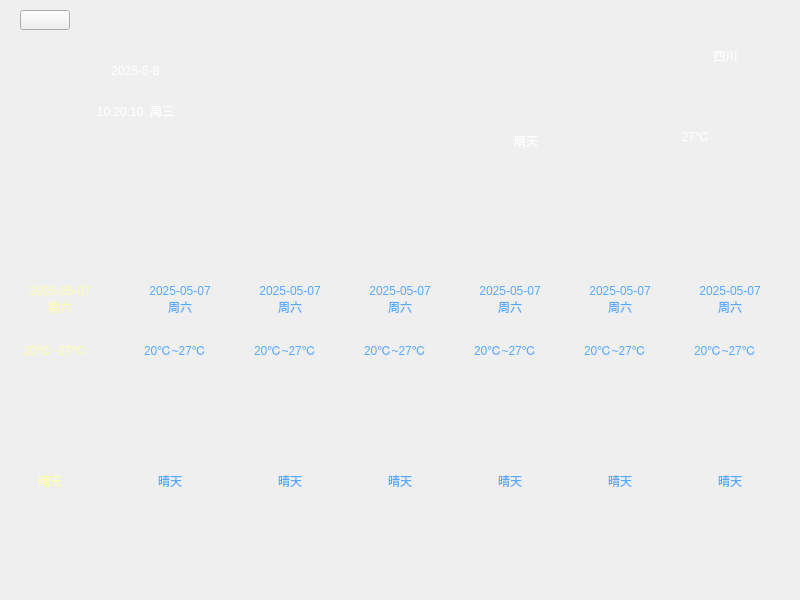
<?xml version="1.0" encoding="UTF-8"?>
<ui version="4.0">
 <class>Weather</class>
 <widget class="QWidget" name="Weather">
  <property name="geometry">
   <rect>
    <x>0</x>
    <y>0</y>
    <width>800</width>
    <height>600</height>
   </rect>
  </property>
  <property name="windowTitle">
   <string>Form</string>
  </property>
  <property name="styleSheet">
   <string notr="true"/>
  </property>
  <widget class="QWidget" name="weather" native="true">
   <property name="geometry">
    <rect>
     <x>0</x>
     <y>0</y>
     <width>800</width>
     <height>600</height>
    </rect>
   </property>
   <property name="styleSheet">
    <string notr="true">#weather{
	border-image: url(:/imgs/weather_bg.png);
}</string>
   </property>
   <widget class="QPushButton" name="backBtn">
    <property name="geometry">
     <rect>
      <x>20</x>
      <y>10</y>
      <width>50</width>
      <height>20</height>
     </rect>
    </property>
    <property name="styleSheet">
     <string notr="true">border-image: url(:/imgs/back.png);</string>
    </property>
    <property name="text">
     <string/>
    </property>
   </widget>
   <widget class="QLabel" name="dateLab">
    <property name="geometry">
     <rect>
      <x>30</x>
      <y>40</y>
      <width>211</width>
      <height>61</height>
     </rect>
    </property>
    <property name="styleSheet">
     <string notr="true">font: 25pt &quot;黑体&quot;;
color: rgb(255, 255, 255);</string>
    </property>
    <property name="text">
     <string>2025-5-8</string>
    </property>
    <property name="alignment">
     <set>Qt::AlignCenter</set>
    </property>
   </widget>
   <widget class="QLabel" name="timeLab">
    <property name="geometry">
     <rect>
      <x>20</x>
      <y>80</y>
      <width>231</width>
      <height>61</height>
     </rect>
    </property>
    <property name="styleSheet">
     <string notr="true">font: 18pt &quot;黑体&quot;;
color: rgb(255, 255, 255);</string>
    </property>
    <property name="text">
     <string>10:20:10  周三</string>
    </property>
    <property name="alignment">
     <set>Qt::AlignCenter</set>
    </property>
   </widget>
   <widget class="QLabel" name="cityLab">
    <property name="geometry">
     <rect>
      <x>660</x>
      <y>20</y>
      <width>131</width>
      <height>71</height>
     </rect>
    </property>
    <property name="styleSheet">
     <string notr="true">color: rgb(255, 255, 255);
font: 30pt &quot;宋体&quot;;</string>
    </property>
    <property name="text">
     <string>四川</string>
    </property>
    <property name="alignment">
     <set>Qt::AlignCenter</set>
    </property>
   </widget>
   <widget class="QLabel" name="icon">
    <property name="geometry">
     <rect>
      <x>600</x>
      <y>20</y>
      <width>72</width>
      <height>61</height>
     </rect>
    </property>
    <property name="styleSheet">
     <string notr="true">border-image: url(:/imgs/local.png);</string>
    </property>
    <property name="text">
     <string/>
    </property>
   </widget>
   <widget class="QLabel" name="tLab">
    <property name="geometry">
     <rect>
      <x>620</x>
      <y>100</y>
      <width>151</width>
      <height>71</height>
     </rect>
    </property>
    <property name="styleSheet">
     <string notr="true">color: rgb(255, 255, 255);
font: 30pt &quot;宋体&quot;;</string>
    </property>
    <property name="text">
     <string>27℃</string>
    </property>
    <property name="alignment">
     <set>Qt::AlignCenter</set>
    </property>
   </widget>
   <widget class="QLabel" name="ticon">
    <property name="geometry">
     <rect>
      <x>480</x>
      <y>50</y>
      <width>91</width>
      <height>71</height>
     </rect>
    </property>
    <property name="styleSheet">
     <string notr="true"/>
    </property>
    <property name="text">
     <string/>
    </property>
   </widget>
   <widget class="QLabel" name="dayLab">
    <property name="geometry">
     <rect>
      <x>490</x>
      <y>130</y>
      <width>72</width>
      <height>21</height>
     </rect>
    </property>
    <property name="styleSheet">
     <string notr="true">font: 12pt &quot;黑体&quot;;
color: rgb(255, 255, 255);</string>
    </property>
    <property name="text">
     <string>晴天</string>
    </property>
    <property name="alignment">
     <set>Qt::AlignCenter</set>
    </property>
   </widget>
   <widget class="QLabel" name="timeLab1">
    <property name="geometry">
     <rect>
      <x>10</x>
      <y>280</y>
      <width>100</width>
      <height>40</height>
     </rect>
    </property>
    <property name="styleSheet">
     <string notr="true">font: 12pt &quot;黑体&quot;;
color: rgb(253, 254, 174);
</string>
    </property>
    <property name="text">
     <string>2025-05-07
周六</string>
    </property>
    <property name="alignment">
     <set>Qt::AlignCenter</set>
    </property>
   </widget>
   <widget class="QLabel" name="tLab1">
    <property name="geometry">
     <rect>
      <x>10</x>
      <y>330</y>
      <width>90</width>
      <height>40</height>
     </rect>
    </property>
    <property name="styleSheet">
     <string notr="true">font: 10pt &quot;黑体&quot;;
color: rgb(253, 254, 174);</string>
    </property>
    <property name="text">
     <string>20℃~27℃</string>
    </property>
    <property name="alignment">
     <set>Qt::AlignCenter</set>
    </property>
   </widget>
   <widget class="QLabel" name="ticon1">
    <property name="geometry">
     <rect>
      <x>10</x>
      <y>370</y>
      <width>90</width>
      <height>90</height>
     </rect>
    </property>
    <property name="styleSheet">
     <string notr="true"/>
    </property>
    <property name="text">
     <string/>
    </property>
    <property name="alignment">
     <set>Qt::AlignCenter</set>
    </property>
   </widget>
   <widget class="QLabel" name="dayLab1">
    <property name="geometry">
     <rect>
      <x>0</x>
      <y>460</y>
      <width>100</width>
      <height>41</height>
     </rect>
    </property>
    <property name="styleSheet">
     <string notr="true">font: 12pt &quot;黑体&quot;;
color: rgb(253, 254, 174);</string>
    </property>
    <property name="text">
     <string>晴天</string>
    </property>
    <property name="alignment">
     <set>Qt::AlignCenter</set>
    </property>
   </widget>
   <widget class="QLabel" name="timeLab2">
    <property name="geometry">
     <rect>
      <x>130</x>
      <y>280</y>
      <width>100</width>
      <height>40</height>
     </rect>
    </property>
    <property name="styleSheet">
     <string notr="true">font: 12pt &quot;黑体&quot;;

color: rgb(85, 170, 255);</string>
    </property>
    <property name="text">
     <string>2025-05-07
周六</string>
    </property>
    <property name="alignment">
     <set>Qt::AlignCenter</set>
    </property>
   </widget>
   <widget class="QLabel" name="timeLab3">
    <property name="geometry">
     <rect>
      <x>240</x>
      <y>280</y>
      <width>100</width>
      <height>40</height>
     </rect>
    </property>
    <property name="styleSheet">
     <string notr="true">font: 12pt &quot;黑体&quot;;

color: rgb(85, 170, 255);</string>
    </property>
    <property name="text">
     <string>2025-05-07
周六</string>
    </property>
    <property name="alignment">
     <set>Qt::AlignCenter</set>
    </property>
   </widget>
   <widget class="QLabel" name="timeLab4">
    <property name="geometry">
     <rect>
      <x>350</x>
      <y>280</y>
      <width>100</width>
      <height>40</height>
     </rect>
    </property>
    <property name="styleSheet">
     <string notr="true">font: 12pt &quot;黑体&quot;;

color: rgb(85, 170, 255);</string>
    </property>
    <property name="text">
     <string>2025-05-07
周六</string>
    </property>
    <property name="alignment">
     <set>Qt::AlignCenter</set>
    </property>
   </widget>
   <widget class="QLabel" name="timeLab5">
    <property name="geometry">
     <rect>
      <x>460</x>
      <y>280</y>
      <width>100</width>
      <height>40</height>
     </rect>
    </property>
    <property name="styleSheet">
     <string notr="true">font: 12pt &quot;黑体&quot;;

color: rgb(85, 170, 255);</string>
    </property>
    <property name="text">
     <string>2025-05-07
周六</string>
    </property>
    <property name="alignment">
     <set>Qt::AlignCenter</set>
    </property>
   </widget>
   <widget class="QLabel" name="timeLab6">
    <property name="geometry">
     <rect>
      <x>570</x>
      <y>280</y>
      <width>100</width>
      <height>40</height>
     </rect>
    </property>
    <property name="styleSheet">
     <string notr="true">font: 12pt &quot;黑体&quot;;

color: rgb(85, 170, 255);</string>
    </property>
    <property name="text">
     <string>2025-05-07
周六</string>
    </property>
    <property name="alignment">
     <set>Qt::AlignCenter</set>
    </property>
   </widget>
   <widget class="QLabel" name="timeLab7">
    <property name="geometry">
     <rect>
      <x>680</x>
      <y>280</y>
      <width>100</width>
      <height>40</height>
     </rect>
    </property>
    <property name="styleSheet">
     <string notr="true">font: 12pt &quot;黑体&quot;;

color: rgb(85, 170, 255);</string>
    </property>
    <property name="text">
     <string>2025-05-07
周六</string>
    </property>
    <property name="alignment">
     <set>Qt::AlignCenter</set>
    </property>
   </widget>
   <widget class="QLabel" name="tLab2">
    <property name="geometry">
     <rect>
      <x>130</x>
      <y>330</y>
      <width>90</width>
      <height>40</height>
     </rect>
    </property>
    <property name="styleSheet">
     <string notr="true">font: 10pt &quot;黑体&quot;;
color: rgb(85, 170, 255);</string>
    </property>
    <property name="text">
     <string>20℃~27℃</string>
    </property>
    <property name="alignment">
     <set>Qt::AlignCenter</set>
    </property>
   </widget>
   <widget class="QLabel" name="tLab3">
    <property name="geometry">
     <rect>
      <x>240</x>
      <y>330</y>
      <width>90</width>
      <height>40</height>
     </rect>
    </property>
    <property name="styleSheet">
     <string notr="true">font: 10pt &quot;黑体&quot;;
color: rgb(85, 170, 255);</string>
    </property>
    <property name="text">
     <string>20℃~27℃</string>
    </property>
    <property name="alignment">
     <set>Qt::AlignCenter</set>
    </property>
   </widget>
   <widget class="QLabel" name="tLab4">
    <property name="geometry">
     <rect>
      <x>350</x>
      <y>330</y>
      <width>90</width>
      <height>40</height>
     </rect>
    </property>
    <property name="styleSheet">
     <string notr="true">font: 10pt &quot;黑体&quot;;
color: rgb(85, 170, 255);</string>
    </property>
    <property name="text">
     <string>20℃~27℃</string>
    </property>
    <property name="alignment">
     <set>Qt::AlignCenter</set>
    </property>
   </widget>
   <widget class="QLabel" name="tLab5">
    <property name="geometry">
     <rect>
      <x>460</x>
      <y>330</y>
      <width>90</width>
      <height>40</height>
     </rect>
    </property>
    <property name="styleSheet">
     <string notr="true">font: 10pt &quot;黑体&quot;;
color: rgb(85, 170, 255);</string>
    </property>
    <property name="text">
     <string>20℃~27℃</string>
    </property>
    <property name="alignment">
     <set>Qt::AlignCenter</set>
    </property>
   </widget>
   <widget class="QLabel" name="tLab6">
    <property name="geometry">
     <rect>
      <x>570</x>
      <y>330</y>
      <width>90</width>
      <height>40</height>
     </rect>
    </property>
    <property name="styleSheet">
     <string notr="true">font: 10pt &quot;黑体&quot;;
color: rgb(85, 170, 255);</string>
    </property>
    <property name="text">
     <string>20℃~27℃</string>
    </property>
    <property name="alignment">
     <set>Qt::AlignCenter</set>
    </property>
   </widget>
   <widget class="QLabel" name="tLab7">
    <property name="geometry">
     <rect>
      <x>680</x>
      <y>330</y>
      <width>90</width>
      <height>40</height>
     </rect>
    </property>
    <property name="styleSheet">
     <string notr="true">font: 10pt &quot;黑体&quot;;
color: rgb(85, 170, 255);</string>
    </property>
    <property name="text">
     <string>20℃~27℃</string>
    </property>
    <property name="alignment">
     <set>Qt::AlignCenter</set>
    </property>
   </widget>
   <widget class="QLabel" name="ticon2">
    <property name="geometry">
     <rect>
      <x>130</x>
      <y>370</y>
      <width>90</width>
      <height>90</height>
     </rect>
    </property>
    <property name="styleSheet">
     <string notr="true"/>
    </property>
    <property name="text">
     <string/>
    </property>
    <property name="alignment">
     <set>Qt::AlignCenter</set>
    </property>
   </widget>
   <widget class="QLabel" name="ticon3">
    <property name="geometry">
     <rect>
      <x>240</x>
      <y>370</y>
      <width>90</width>
      <height>90</height>
     </rect>
    </property>
    <property name="styleSheet">
     <string notr="true"/>
    </property>
    <property name="text">
     <string/>
    </property>
    <property name="alignment">
     <set>Qt::AlignCenter</set>
    </property>
   </widget>
   <widget class="QLabel" name="ticon4">
    <property name="geometry">
     <rect>
      <x>350</x>
      <y>370</y>
      <width>90</width>
      <height>90</height>
     </rect>
    </property>
    <property name="styleSheet">
     <string notr="true"/>
    </property>
    <property name="text">
     <string/>
    </property>
    <property name="alignment">
     <set>Qt::AlignCenter</set>
    </property>
   </widget>
   <widget class="QLabel" name="ticon5">
    <property name="geometry">
     <rect>
      <x>460</x>
      <y>370</y>
      <width>90</width>
      <height>90</height>
     </rect>
    </property>
    <property name="styleSheet">
     <string notr="true"/>
    </property>
    <property name="text">
     <string/>
    </property>
    <property name="alignment">
     <set>Qt::AlignCenter</set>
    </property>
   </widget>
   <widget class="QLabel" name="ticon6">
    <property name="geometry">
     <rect>
      <x>570</x>
      <y>370</y>
      <width>90</width>
      <height>90</height>
     </rect>
    </property>
    <property name="styleSheet">
     <string notr="true"/>
    </property>
    <property name="text">
     <string/>
    </property>
    <property name="alignment">
     <set>Qt::AlignCenter</set>
    </property>
   </widget>
   <widget class="QLabel" name="ticon7">
    <property name="geometry">
     <rect>
      <x>680</x>
      <y>370</y>
      <width>90</width>
      <height>90</height>
     </rect>
    </property>
    <property name="styleSheet">
     <string notr="true"/>
    </property>
    <property name="text">
     <string/>
    </property>
    <property name="alignment">
     <set>Qt::AlignCenter</set>
    </property>
   </widget>
   <widget class="QLabel" name="dayLab2">
    <property name="geometry">
     <rect>
      <x>120</x>
      <y>460</y>
      <width>100</width>
      <height>41</height>
     </rect>
    </property>
    <property name="styleSheet">
     <string notr="true">font: 12pt &quot;黑体&quot;;

color: rgb(85, 170, 255);</string>
    </property>
    <property name="text">
     <string>晴天</string>
    </property>
    <property name="alignment">
     <set>Qt::AlignCenter</set>
    </property>
   </widget>
   <widget class="QLabel" name="dayLab3">
    <property name="geometry">
     <rect>
      <x>240</x>
      <y>460</y>
      <width>100</width>
      <height>41</height>
     </rect>
    </property>
    <property name="styleSheet">
     <string notr="true">font: 12pt &quot;黑体&quot;;

color: rgb(85, 170, 255);</string>
    </property>
    <property name="text">
     <string>晴天</string>
    </property>
    <property name="alignment">
     <set>Qt::AlignCenter</set>
    </property>
   </widget>
   <widget class="QLabel" name="dayLab4">
    <property name="geometry">
     <rect>
      <x>350</x>
      <y>460</y>
      <width>100</width>
      <height>41</height>
     </rect>
    </property>
    <property name="styleSheet">
     <string notr="true">font: 12pt &quot;黑体&quot;;

color: rgb(85, 170, 255);</string>
    </property>
    <property name="text">
     <string>晴天</string>
    </property>
    <property name="alignment">
     <set>Qt::AlignCenter</set>
    </property>
   </widget>
   <widget class="QLabel" name="dayLab5">
    <property name="geometry">
     <rect>
      <x>460</x>
      <y>460</y>
      <width>100</width>
      <height>41</height>
     </rect>
    </property>
    <property name="styleSheet">
     <string notr="true">font: 12pt &quot;黑体&quot;;

color: rgb(85, 170, 255);</string>
    </property>
    <property name="text">
     <string>晴天</string>
    </property>
    <property name="alignment">
     <set>Qt::AlignCenter</set>
    </property>
   </widget>
   <widget class="QLabel" name="dayLab6">
    <property name="geometry">
     <rect>
      <x>570</x>
      <y>460</y>
      <width>100</width>
      <height>41</height>
     </rect>
    </property>
    <property name="styleSheet">
     <string notr="true">font: 12pt &quot;黑体&quot;;

color: rgb(85, 170, 255);</string>
    </property>
    <property name="text">
     <string>晴天</string>
    </property>
    <property name="alignment">
     <set>Qt::AlignCenter</set>
    </property>
   </widget>
   <widget class="QLabel" name="dayLab7">
    <property name="geometry">
     <rect>
      <x>680</x>
      <y>460</y>
      <width>100</width>
      <height>41</height>
     </rect>
    </property>
    <property name="styleSheet">
     <string notr="true">font: 12pt &quot;黑体&quot;;

color: rgb(85, 170, 255);</string>
    </property>
    <property name="text">
     <string>晴天</string>
    </property>
    <property name="alignment">
     <set>Qt::AlignCenter</set>
    </property>
   </widget>
  </widget>
 </widget>
 <resources/>
 <connections/>
</ui>
